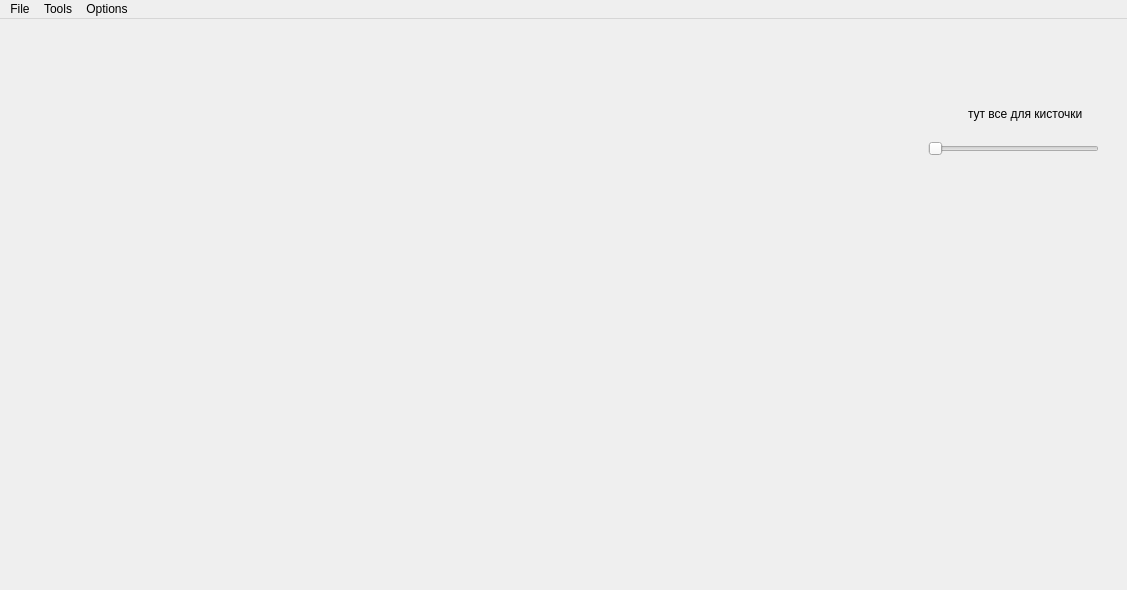
<?xml version="1.0" encoding="UTF-8"?>
<ui version="4.0">
 <class>Canvas</class>
 <widget class="QMainWindow" name="Canvas">
  <property name="geometry">
   <rect>
    <x>0</x>
    <y>0</y>
    <width>1127</width>
    <height>590</height>
   </rect>
  </property>
  <property name="sizePolicy">
   <sizepolicy hsizetype="Fixed" vsizetype="Fixed">
    <horstretch>0</horstretch>
    <verstretch>0</verstretch>
   </sizepolicy>
  </property>
  <property name="windowTitle">
   <string>wps</string>
  </property>
  <property name="windowIcon">
   <iconset theme="QIcon::ThemeIcon::MediaRecord"/>
  </property>
  <widget class="QWidget" name="centralwidget">
   <layout class="QGridLayout" name="gridLayout">
    <item row="2" column="1">
     <spacer name="verticalSpacer_2">
      <property name="orientation">
       <enum>Qt::Orientation::Vertical</enum>
      </property>
      <property name="sizeType">
       <enum>QSizePolicy::Policy::Maximum</enum>
      </property>
      <property name="sizeHint" stdset="0">
       <size>
        <width>20</width>
        <height>30</height>
       </size>
      </property>
     </spacer>
    </item>
    <item row="0" column="1">
     <spacer name="verticalSpacer">
      <property name="orientation">
       <enum>Qt::Orientation::Vertical</enum>
      </property>
      <property name="sizeType">
       <enum>QSizePolicy::Policy::Maximum</enum>
      </property>
      <property name="sizeHint" stdset="0">
       <size>
        <width>20</width>
        <height>30</height>
       </size>
      </property>
     </spacer>
    </item>
    <item row="1" column="0">
     <spacer name="horizontalSpacer_2">
      <property name="orientation">
       <enum>Qt::Orientation::Horizontal</enum>
      </property>
      <property name="sizeType">
       <enum>QSizePolicy::Policy::Maximum</enum>
      </property>
      <property name="sizeHint" stdset="0">
       <size>
        <width>40</width>
        <height>20</height>
       </size>
      </property>
     </spacer>
    </item>
    <item row="1" column="1">
     <widget class="QWidget" name="canvas_space" native="true">
      <property name="sizePolicy">
       <sizepolicy hsizetype="Maximum" vsizetype="Maximum">
        <horstretch>0</horstretch>
        <verstretch>0</verstretch>
       </sizepolicy>
      </property>
      <property name="maximumSize">
       <size>
        <width>1782</width>
        <height>917</height>
       </size>
      </property>
      <property name="styleSheet">
       <string notr="true"> ui-&gt;canvas_space-&gt;setStyleSheet(&quot;border: 2px solid black; border-radius: 10px; background-color: lightgray;&quot;);</string>
      </property>
     </widget>
    </item>
    <item row="1" column="2">
     <widget class="QStackedWidget" name="canvas_pages">
      <property name="enabled">
       <bool>true</bool>
      </property>
      <property name="sizePolicy">
       <sizepolicy hsizetype="Minimum" vsizetype="Minimum">
        <horstretch>0</horstretch>
        <verstretch>0</verstretch>
       </sizepolicy>
      </property>
      <property name="maximumSize">
       <size>
        <width>200</width>
        <height>16777215</height>
       </size>
      </property>
      <property name="currentIndex">
       <number>1</number>
      </property>
      <widget class="QWidget" name="inactive_page"/>
      <widget class="QWidget" name="pen_page">
       <widget class="QSlider" name="horizontalSlider">
        <property name="geometry">
         <rect>
          <x>10</x>
          <y>80</y>
          <width>171</width>
          <height>22</height>
         </rect>
        </property>
        <property name="orientation">
         <enum>Qt::Orientation::Horizontal</enum>
        </property>
       </widget>
       <widget class="QLabel" name="label">
        <property name="geometry">
         <rect>
          <x>50</x>
          <y>30</y>
          <width>131</width>
          <height>51</height>
         </rect>
        </property>
        <property name="text">
         <string>тут все для кисточки</string>
        </property>
       </widget>
      </widget>
     </widget>
    </item>
   </layout>
  </widget>
  <widget class="QMenuBar" name="menubar">
   <property name="geometry">
    <rect>
     <x>0</x>
     <y>0</y>
     <width>1127</width>
     <height>22</height>
    </rect>
   </property>
   <widget class="QMenu" name="menuOpen">
    <property name="title">
     <string>File</string>
    </property>
    <addaction name="open_button_canvas"/>
    <addaction name="save_button_canvas"/>
    <addaction name="actionAbout"/>
   </widget>
   <widget class="QMenu" name="menuTools">
    <property name="title">
     <string>Tools</string>
    </property>
    <addaction name="actionPen"/>
    <addaction name="actionEraiser"/>
    <addaction name="actionSelecting"/>
    <addaction name="actionClear"/>
    <addaction name="actionNone"/>
   </widget>
   <widget class="QMenu" name="menuOptions">
    <property name="title">
     <string>Options</string>
    </property>
   </widget>
   <addaction name="menuOpen"/>
   <addaction name="menuTools"/>
   <addaction name="menuOptions"/>
  </widget>
  <action name="open_button_canvas">
   <property name="text">
    <string>Open</string>
   </property>
  </action>
  <action name="save_button_canvas">
   <property name="text">
    <string>Save</string>
   </property>
  </action>
  <action name="actionPen">
   <property name="text">
    <string>Pen</string>
   </property>
  </action>
  <action name="actionEraiser">
   <property name="text">
    <string>Eraiser</string>
   </property>
  </action>
  <action name="actionSelecting">
   <property name="text">
    <string>Selecting</string>
   </property>
  </action>
  <action name="actionAbout">
   <property name="text">
    <string>About</string>
   </property>
  </action>
  <action name="actionClear">
   <property name="text">
    <string>Clear</string>
   </property>
  </action>
  <action name="actionNone">
   <property name="text">
    <string>None</string>
   </property>
  </action>
 </widget>
 <resources/>
 <connections/>
</ui>
